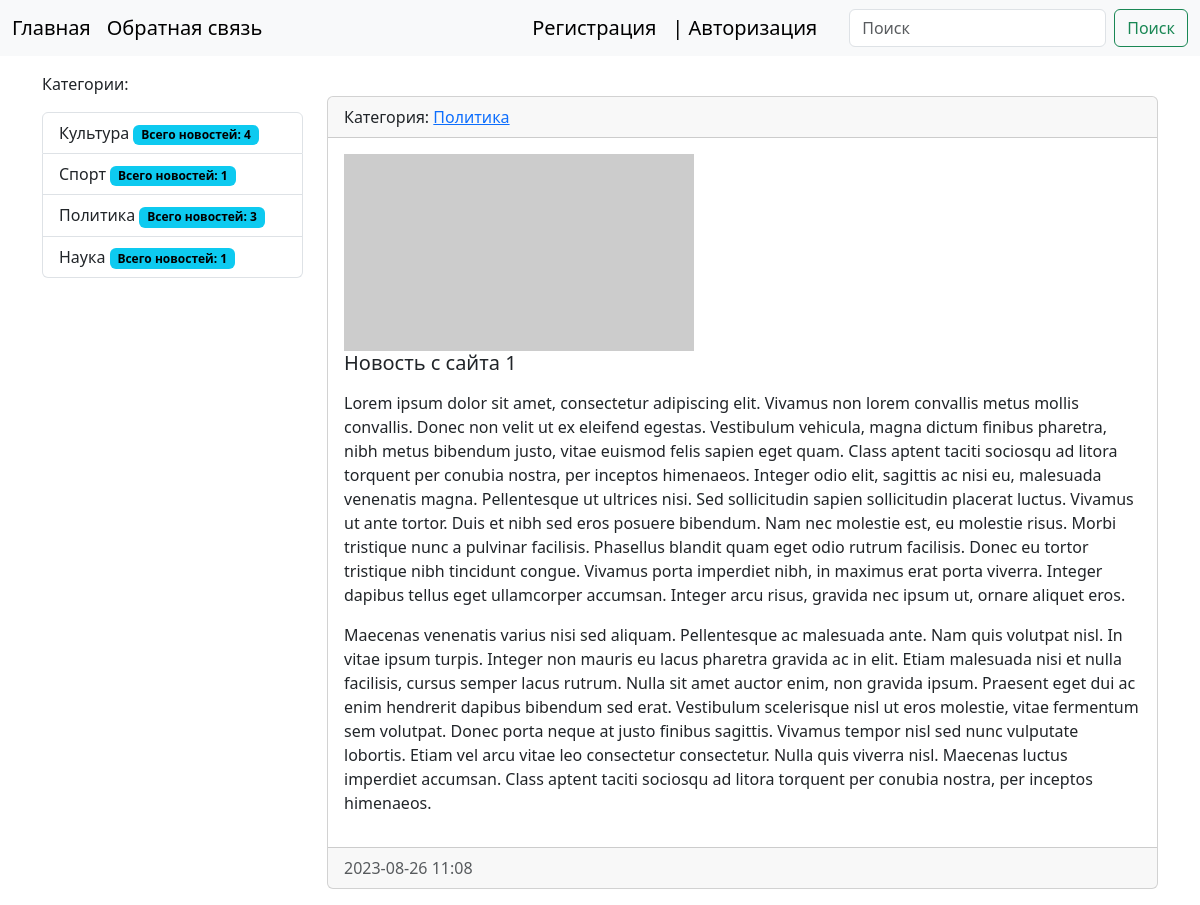
Screenshot of /news/9/ with the database file from the repository.
### news/models.py (models this page shows, shortened)
class Category(models.Model):
    title = models.CharField(max_length=150, db_index=True, verbose_name='Наименование категории')
    def get_absolute_url(self):
        return reverse_lazy('category', kwargs={"category_id": self.pk})
    def __str__(self):
        return self.title
    class Meta:
        verbose_name = 'Категория'
        verbose_name_plural = 'Категории'
        ordering = ['title']

class News(models.Model):
    title = models.CharField(max_length=150, verbose_name='Наименование')
    content = models.TextField(blank=True, verbose_name='Содержание')
    created_at = models.DateTimeField(auto_now_add=True, verbose_name='Дата публикации')
    updated_at = models.DateTimeField(auto_now=True, verbose_name='Обновлено')
    photo = models.ImageField(upload_to='photos/%Y/%m/%d/', verbose_name='Фото', blank=True)
    is_published = models.BooleanField(default=True, verbose_name='Опубликовано')
    category = models.ForeignKey('Category', on_delete=models.PROTECT, null=True, verbose_name='Категория')
    views = models.IntegerField(default=0, verbose_name="Кол-во просмотров")
    def total_views(self):
        self.views = F('views') + 1
        News.save(self)
    class Meta:
        verbose_name = 'Новость'
        verbose_name_plural = 'Новости'
        ordering = ['-created_at']

### news/views.py (the view)
# urls.py: path('news/<int:news_id>/', ViewNews.as_view(), name='view_news'),
class ViewNews(DetailView):
    model = News
    pk_url_kwarg = 'news_id'
    template_name = 'news/view_news.html'
    context_object_name = 'news_item'

### news/templatetags/news_tags.py (called while the page is built)
@register.inclusion_tag('news/list_categories.html')
def show_categories():
    categories = Category.objects.annotate(cnt=Count('news', filter=F('news__is_published'))).filter(cnt__gt=0)
    return {"categories": categories}

### news/templates/news/view_news.html (shortened to what this page needs)
{% extends 'base.html' %}
{% block sidebar %}
{% include 'include/_sidebar.html' %}
{% endblock %}
{% block content %}
<div class="card mb-3">
    <div class="card-header">
        Категория: <a href="{{ news_item.category.get_absolute_url}}, {{ news_item.total_views }}">{{ news_item.category }}</a>
    </div>
    <div class="card-body">
        <div class="media">
            {% if news_item.photo %}
            <img src="{{ news_item.photo.url }}" alt="" width=350 class="mr-3">
            {% else %}
            <img src="https://picsum.photos/350/197/?blur" alt="" class="mr-3">
            {% endif %}
            <div class="media-body">
                <h5 class="card-title">{{ news_item.title }}</h5>
                <p class="card-text">{{ news_item.content|safe|linebreaks }}</p>
            </div>
        </div>
    </div>
    <div class="card-footer text-muted">
        {{ news_item.created_at|date:"Y-m-d H:m" }}
    </div>
</div>
{% endblock %}

### news/templates/news/list_categories.html
<div class="list-group">
    {% for item in categories %}
    <a href="{{ item.get_absolute_url }}" class="list-group-item list-group-item-action">{{ item.title }}
    <span class="badge text-bg-info">Всего новостей: {{ item.cnt }}</span></a>
    {% endfor %}
</div>

### site1/static/css/style.css (style rules this page uses)
body { background-color: white; }

### rows the page displays
Category: title "Культура", cnt "4"
Category: title "Спорт", cnt "1"
Category: title "Политика", cnt "3"
Category: title "Наука", cnt "1"
News: category "Политика", title "Новость с сайта 1", content "Lorem ipsum dolor sit amet, consectetur adipiscing elit. Vivamus non lorem convallis metus mollis convallis. Donec non velit ut ex eleifend egestas. Vestibulum vehicula, magna dictum finibus pharetra, nibh metus bibendum justo, vitae euismod felis sapien eget quam. Class aptent taciti sociosqu ad litora torquent per conubia nostra, per inceptos himenaeos. Integer odio elit, sagittis ac nisi eu, malesuada venenatis magna. Pellentesque ut ultrices nisi. Sed sollicitudin sapien sollicitudin placerat luctus. Vivamus ut ante tortor. Duis et nibh sed eros posuere bibendum. Nam nec molestie est, eu molestie risus. Morbi tristique nunc a pulvinar facilisis. Phasellus blandit quam eget odio rutrum…", created_at "2023-08-26 11:08"
